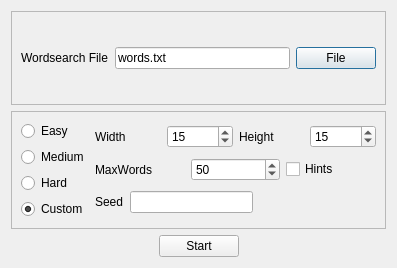
<?xml version="1.0" encoding="UTF-8"?>
<ui version="4.0">
 <class>NewGame</class>
 <widget class="QDialog" name="NewGame">
  <property name="geometry">
   <rect>
    <x>0</x>
    <y>0</y>
    <width>397</width>
    <height>268</height>
   </rect>
  </property>
  <property name="windowTitle">
   <string>Dialog</string>
  </property>
  <layout class="QVBoxLayout" name="verticalLayout_3">
   <item>
    <widget class="QFrame" name="frame_2">
     <property name="frameShape">
      <enum>QFrame::StyledPanel</enum>
     </property>
     <property name="frameShadow">
      <enum>QFrame::Raised</enum>
     </property>
     <layout class="QHBoxLayout" name="horizontalLayout">
      <item>
       <widget class="QLabel" name="label">
        <property name="text">
         <string>Wordsearch File</string>
        </property>
       </widget>
      </item>
      <item>
       <widget class="QLineEdit" name="fileNameEdit">
        <property name="text">
         <string>words.txt</string>
        </property>
       </widget>
      </item>
      <item>
       <widget class="QPushButton" name="FileBrowserButton">
        <property name="text">
         <string>File</string>
        </property>
       </widget>
      </item>
     </layout>
    </widget>
   </item>
   <item>
    <widget class="QFrame" name="frame">
     <property name="frameShape">
      <enum>QFrame::StyledPanel</enum>
     </property>
     <property name="frameShadow">
      <enum>QFrame::Raised</enum>
     </property>
     <layout class="QHBoxLayout" name="horizontalLayout_6">
      <item>
       <layout class="QVBoxLayout" name="verticalLayout_2">
        <item>
         <widget class="QRadioButton" name="radioButton">
          <property name="text">
           <string>Easy</string>
          </property>
          <attribute name="buttonGroup">
           <string notr="true">buttonGroup</string>
          </attribute>
         </widget>
        </item>
        <item>
         <widget class="QRadioButton" name="radioButton_2">
          <property name="text">
           <string>Medium</string>
          </property>
          <property name="checked">
           <bool>false</bool>
          </property>
          <attribute name="buttonGroup">
           <string notr="true">buttonGroup</string>
          </attribute>
         </widget>
        </item>
        <item>
         <widget class="QRadioButton" name="radioButton_3">
          <property name="text">
           <string>Hard</string>
          </property>
          <attribute name="buttonGroup">
           <string notr="true">buttonGroup</string>
          </attribute>
         </widget>
        </item>
        <item>
         <widget class="QRadioButton" name="radioButton_4">
          <property name="text">
           <string>Custom</string>
          </property>
          <property name="checked">
           <bool>true</bool>
          </property>
          <attribute name="buttonGroup">
           <string notr="true">buttonGroup</string>
          </attribute>
         </widget>
        </item>
       </layout>
      </item>
      <item>
       <layout class="QVBoxLayout" name="verticalLayout">
        <item>
         <layout class="QHBoxLayout" name="horizontalLayout_2">
          <item>
           <widget class="QLabel" name="label_2">
            <property name="text">
             <string>Width</string>
            </property>
           </widget>
          </item>
          <item>
           <widget class="QSpinBox" name="WidthSpinBox">
            <property name="minimum">
             <number>10</number>
            </property>
            <property name="value">
             <number>15</number>
            </property>
           </widget>
          </item>
          <item>
           <widget class="QLabel" name="label_3">
            <property name="text">
             <string>Height</string>
            </property>
           </widget>
          </item>
          <item>
           <widget class="QSpinBox" name="HeightSpinBox">
            <property name="minimum">
             <number>10</number>
            </property>
            <property name="value">
             <number>15</number>
            </property>
           </widget>
          </item>
         </layout>
        </item>
        <item>
         <layout class="QHBoxLayout" name="horizontalLayout_3">
          <item>
           <widget class="QLabel" name="label_4">
            <property name="text">
             <string>MaxWords</string>
            </property>
           </widget>
          </item>
          <item>
           <widget class="QSpinBox" name="MaxWordsSpinBox">
            <property name="minimum">
             <number>10</number>
            </property>
            <property name="maximum">
             <number>9999</number>
            </property>
            <property name="value">
             <number>50</number>
            </property>
           </widget>
          </item>
          <item>
           <widget class="QCheckBox" name="HintsCheckBox">
            <property name="text">
             <string>Hints</string>
            </property>
           </widget>
          </item>
         </layout>
        </item>
        <item>
         <layout class="QHBoxLayout" name="horizontalLayout_5">
          <item>
           <widget class="QLabel" name="label_5">
            <property name="text">
             <string>Seed</string>
            </property>
           </widget>
          </item>
          <item>
           <widget class="QLineEdit" name="SeedText"/>
          </item>
          <item>
           <spacer name="horizontalSpacer_4">
            <property name="orientation">
             <enum>Qt::Horizontal</enum>
            </property>
            <property name="sizeHint" stdset="0">
             <size>
              <width>40</width>
              <height>20</height>
             </size>
            </property>
           </spacer>
          </item>
         </layout>
        </item>
       </layout>
      </item>
     </layout>
    </widget>
   </item>
   <item>
    <layout class="QHBoxLayout" name="horizontalLayout_4">
     <item>
      <spacer name="horizontalSpacer_2">
       <property name="orientation">
        <enum>Qt::Horizontal</enum>
       </property>
       <property name="sizeHint" stdset="0">
        <size>
         <width>40</width>
         <height>20</height>
        </size>
       </property>
      </spacer>
     </item>
     <item>
      <widget class="QPushButton" name="StartButton">
       <property name="text">
        <string>Start</string>
       </property>
      </widget>
     </item>
     <item>
      <spacer name="horizontalSpacer">
       <property name="orientation">
        <enum>Qt::Horizontal</enum>
       </property>
       <property name="sizeHint" stdset="0">
        <size>
         <width>40</width>
         <height>20</height>
        </size>
       </property>
      </spacer>
     </item>
    </layout>
   </item>
  </layout>
 </widget>
 <resources/>
 <connections/>
 <buttongroups>
  <buttongroup name="buttonGroup"/>
 </buttongroups>
</ui>
